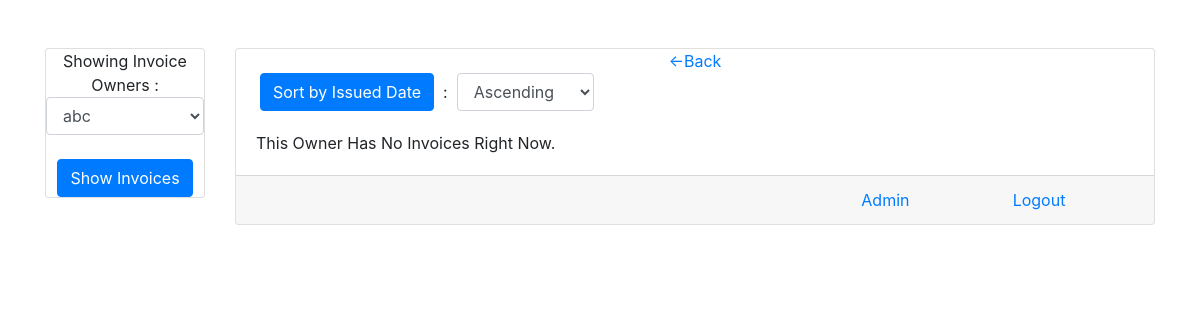
Before: /owner-invoices/1 (signed in) with the older database file.
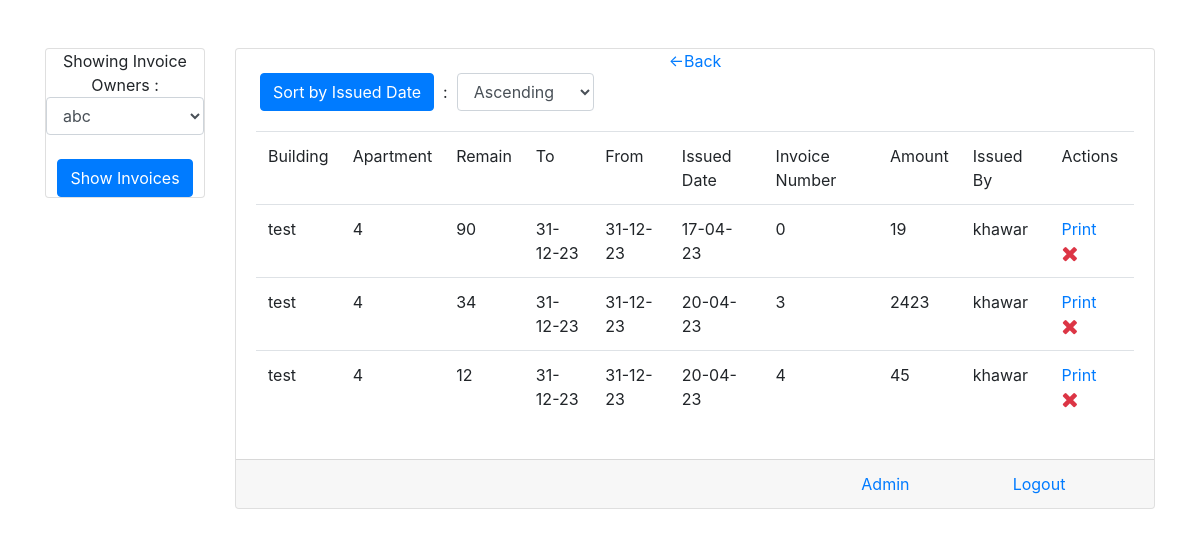
After: the same page with the newer database file.
### app/models.py (models this page shows, shortened)
class invoice(models.Model):
    user = models.ForeignKey(User,on_delete=models.SET_NULL,null=True,blank=True)
    apartment = models.ForeignKey(apartment,on_delete=models.SET_NULL,null=True,blank=True)
    owner = models.ForeignKey(invoice_owner,on_delete=models.CASCADE)
    amount = models.IntegerField(default=0)
    payment_method = models.CharField(max_length=100,null=True,blank=True)
    bank_of_transfer = models.CharField(max_length=300,null=True,blank=True)
    transfer_date = models.DateField(null=True,blank=True)
    from_date = models.DateField(null=True,blank=True)
    to_date = models.DateField(null=True,blank=True)
    today_date = models.DateField(auto_now_add=True)
    remaining_amount = models.IntegerField(default=0)
    note = models.TextField(max_length=2000,null=True,blank=True)
    invoice_number = models.IntegerField(default=0)

class apartment(models.Model):
    aprt_number = models.CharField(max_length=50,null=True,blank=True)
    name = models.CharField(max_length=300,null=True,blank=True)
    phone_nmber = models.CharField(max_length=50,null=True,blank=True)
    type_of = models.CharField(max_length=300,null=True,blank=True)
    dob = models.DateField(null=True,blank=True)
    contract_number = models.CharField(max_length=300,null=True,blank=True)
    elect_number = models.CharField(max_length=300,null=True,blank=True)
    note = models.TextField(max_length=2000,null=True,blank=True)
    building = models.ForeignKey(building,on_delete=models.CASCADE)
    temp_del = models.BooleanField(default=False)
    temp_del_date = models.DateField(null=True,blank=True)

class building(models.Model):
    name = models.CharField(max_length=300,null=True,blank=True)
    owner = models.ForeignKey(invoice_owner,on_delete=models.SET_NULL,null=True,blank=True)

### app/views.py (the view, shortened to what this page needs)
# urls.py: path("owner-invoices/<str:id>",views.owner_invoices,name="owner-invoices"),
@login_required(login_url='/')
def owner_invoices(request,id):
    if id:
        template = "owners_invoice.html"
        context = {}
        obj = get_user_profile(request.user)
        context['type_of_user'] = obj.type_of_user == 'd'
        if id != "x":
            context['sel_owner'] = int(id)
        if request.method == "POST" and request.POST['asc_desc'] in ("0","1"):
            context["order"] = request.POST['asc_desc']
            if request.POST["asc_desc"] == "0":
                if id != "x":
                    objs = invoice.objects.filter(owner__id=int(id)).order_by("today_date")
                else:
                    if obj.type_of_user in ('v','w'):
                        temp2 = invoice.objects.all().order_by("today_date")
                        objs = []
                        for i in temp2:
                            if i.owner in obj.invoice_owner_allowed.all():
                                objs.append(i)
                    else:
                        objs = invoice.objects.all().order_by("today_date")
            else:
                if id != "x":
                    objs = invoice.objects.filter(owner__id=int(id)).order_by("-today_date")
                else:
                    if obj.type_of_user in ('v','w'):
                        temp2 = invoice.objects.all().order_by("-today_date")
                        objs = []
                        for i in temp2:
                            if i.owner in obj.invoice_owner_allowed.all():
                                objs.append(i)
                    else:
                        objs = invoice.objects.all().order_by("-today_date")
        else:
            if id != "x":
                objs = invoice.objects.filter(owner__id=int(id))
        context['objs'] = objs
        if obj.type_of_user in ('v','w'):
            temp2 = invoice_owner.objects.all()
            temp2_list = []
            for i in temp2:
                if i in obj.invoice_owner_allowed.all():
                    temp2_list.append(i)
            context['owners'] = temp2_list
        else:
            context['owners'] = invoice_owner.objects.all()
        return render(request,template,context)
    else:
        return redirect('/home')

### app/views.py (called while the page is built)
def get_user_profile(userobj):
    try:
        obj = user_profile.objects.get(user=userobj)
    except:
        obj = user_profile()
        obj.user = userobj
        obj.save()
    return obj

### templates/owners_invoice.html (shortened to what the changed rows need)
<!DOCTYPE html>
    <html lang="en">
        <head>
            <link rel="stylesheet" href="https://maxcdn.bootstrapcdn.com/bootstrap/4.4.1/css/bootstrap.min.css">
            <link rel="stylesheet" href="https://cdnjs.cloudflare.com/ajax/libs/font-awesome/4.7.0/css/font-awesome.min.css">
        </head>
        <body>
            <br><br>
            <div class="container">
                <div class="row justify-content-center">
                    <div class="col-lg-10">
                        <div class="card">
                            <div class="card-body">
                                {% if objs %}
                                    <table class="table">
                                        <tr>
                                            <td>Building</td>
                                            <td>Apartment</td>
                                            <td>Remain</td>
                                            <td>To</td>
                                            <td>From</td>
                                            <td>Issued Date</td>
                                            <td>Invoice Number</td>
                                            <td>Amount</td>
                                            <td>Issued By</td>
                                            <td>Actions</td>
                                        </tr>
                                        {% for i in objs %}
                                            <tr>
                                                <td>{{i.apartment.building.name}}</td>
                                                <td>{{i.apartment.aprt_number}}</td>
                                                <td>{{i.remaining_amount}}</td>
                                                <td>{{i.to_date | date:'d-m-y'}}</td>
                                                <td>{{i.from_date | date:'d-m-y'}}</td>
                                                <td>{{i.today_date | date:'d-m-y'}}</td>
                                                <td>{{i.invoice_number}}</td>
                                                <td>{{i.amount}}</td>
                                                <td>{{i.user.username}}</td>
                                                <td><a href="{% url 'print-invoice' i.id %}" target="_blank">Print</a>&ensp; {% if request.user.is_superuser %}
                                                    <a onclick="confirm_delete('{% url 'delete-invoice' i.id %}')" title="Delete"><span class="fa text-danger fa-lg fa-remove"></span></a>
                                                    {% endif %}</td>
                                            </tr>
                                        {% endfor %}
                                    </table>
                                {% else %}
                                    <a>This Owner Has No Invoices Right Now.</a>
                                {% endif %}
                            </div>
                        </div>
                    </div>
                </div>
            </div>
        </body>
    </html>

Changed rows visible on the page:
added invoice: apartment.building.name "test", apartment.aprt_number "4", remaining_amount "90", to_date "31-12-23", from_date "31-12-23", today_date "17-04-23", invoice_number "0", amount "19", user.username "khawar"
added invoice: apartment.building.name "test", apartment.aprt_number "4", remaining_amount "34", to_date "31-12-23", from_date "31-12-23", today_date "20-04-23", invoice_number "3", amount "2423", user.username "khawar"
added invoice: apartment.building.name "test", apartment.aprt_number "4", remaining_amount "12", to_date "31-12-23", from_date "31-12-23", today_date "20-04-23", invoice_number "4", amount "45", user.username "khawar"
Other visible differences:
text no longer shown: "This Owner Has No Invoices Right Now."
text now shown: "Building Apartment Remain To From Issued Date Invoice Number Amount Issued By Actions"
